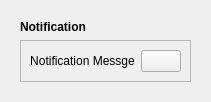
        <widget class="QCustomSlideMenu" name="popupNotificationContainer" native="true">
         <layout class="QVBoxLayout" name="verticalLayout_19">
          <item>
           <widget class="QWidget" name="popupNotificationSubContainer" native="true">
            <layout class="QVBoxLayout" name="verticalLayout_20">
             <item>
              <widget class="QLabel" name="label_14">
               <property name="font">
                <font>
                 <weight>75</weight>
                 <bold>true</bold>
                </font>
               </property>
               <property name="text">
                <string>Notification</string>
               </property>
              </widget>
             </item>
             <item>
              <widget class="QFrame" name="frame_9">
               <property name="frameShape">
                <enum>QFrame::StyledPanel</enum>
               </property>
               <property name="frameShadow">
                <enum>QFrame::Raised</enum>
               </property>
               <layout class="QHBoxLayout" name="horizontalLayout_10">
                <item>
                 <widget class="QLabel" name="label_13">
                  <property name="sizePolicy">
                   <sizepolicy hsizetype="Expanding" vsizetype="Preferred">
                    <horstretch>0</horstretch>
                    <verstretch>0</verstretch>
                   </sizepolicy>
                  </property>
                  <property name="text">
                   <string>Notification Messge</string>
                  </property>
                  <property name="alignment">
                   <set>Qt::AlignCenter</set>
                  </property>
                 </widget>
                </item>
                <item alignment="Qt::AlignRight">
                 <widget class="QPushButton" name="closeNotificationBtn">
                  <property name="cursor">
                   <cursorShape>PointingHandCursor</cursorShape>
                  </property>
                  <property name="toolTip">
                   <string>Close Notification</string>
                  </property>
                  <property name="text">
                   <string/>
                  </property>
                  <property name="icon">
                   <iconset resource="resources.qrc">
                    <normaloff>:/icons/icons/whiteIcons/x-octagon.svg</normaloff>:/icons/icons/whiteIcons/x-octagon.svg</iconset>
                  </property>
                  <property name="iconSize">
                   <size>
                    <width>24</width>
                    <height>24</height>
                   </size>
                  </property>
                 </widget>
                </item>
               </layout>
              </widget>
             </item>
            </layout>
           </widget>
          </item>
         </layout>
        </widget>
